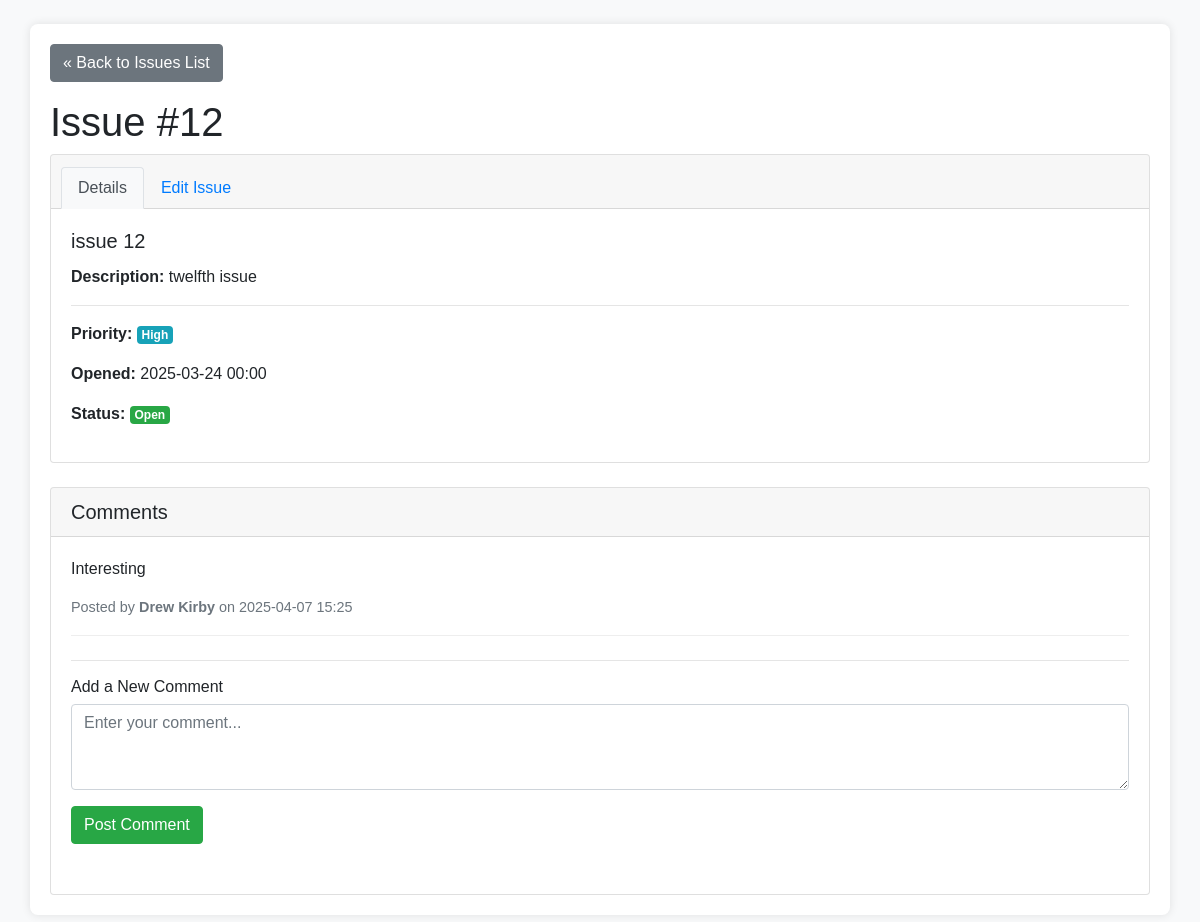
Page /view_issue.php?id=12 (signed in) on the committed database.
### tables this page shows
CREATE TABLE `issues` (
  `id` int(11) NOT NULL AUTO_INCREMENT,
  `issue` varchar(255) NOT NULL,
  `priority` varchar(10) NOT NULL,
  `date_opened` date NOT NULL,
  `date_closed` date DEFAULT NULL,
  `description` text DEFAULT NULL,
  PRIMARY KEY (`id`)
);

CREATE TABLE `comments` (
  `id` int(11) NOT NULL AUTO_INCREMENT,
  `issue_id` int(11) NOT NULL,
  `user_id` int(11) NOT NULL,
  `comment` text NOT NULL,
  `date_posted` datetime NOT NULL,
  PRIMARY KEY (`id`),
  KEY `issue_id` (`issue_id`),
  KEY `user_id` (`user_id`),
  CONSTRAINT `comments_ibfk_1` FOREIGN KEY (`issue_id`) REFERENCES `issues` (`id`),
  CONSTRAINT `comments_ibfk_2` FOREIGN KEY (`user_id`) REFERENCES `users` (`id`)
);

CREATE TABLE `users` (
  `id` int(11) NOT NULL AUTO_INCREMENT,
  `email` varchar(255) NOT NULL,
  `password` varchar(255) DEFAULT NULL,
  `role` enum('admin','user') NOT NULL DEFAULT 'user',
  `created_at` timestamp NOT NULL DEFAULT current_timestamp(),
  `first_name` varchar(255) NOT NULL,
  `last_name` varchar(255) NOT NULL,
  PRIMARY KEY (`id`),
  UNIQUE KEY `email` (`email`)
);

### view_issue.php (the view, shortened to what this page needs)
<?php
require 'database/database.php';
$issueId = (int)$_GET['id'];
try {
    $stmt_issue = $pdo->prepare("SELECT * FROM issues WHERE id = :id");
    $stmt_issue->execute(['id' => $issueId]);
    $issue = $stmt_issue->fetch();
    $isClosed = !empty($issue['date_closed']);
    $stmt_comments = $pdo->prepare("
        SELECT c.comment, c.date_posted, u.first_name, u.last_name
        FROM comments c
        JOIN users u ON c.user_id = u.id
        WHERE c.issue_id = :issueId
        ORDER BY c.date_posted ASC
    ");
    $stmt_comments->execute(['issueId' => $issueId]);
    $comments = $stmt_comments->fetchAll();
} catch (PDOException $e) {
    error_log("Error fetching issue/comments for view_issue.php (ID: $issueId): " . $e->getMessage());
    $fetchError = 'Error retrieving issue data. Please try again later.';
    $issue = null;
    $comments = [];
}
?>
<!DOCTYPE html>
<html lang="en">
<head>
    <link rel="stylesheet" href="https://maxcdn.bootstrapcdn.com/bootstrap/4.5.2/css/bootstrap.min.css">
    <link rel="stylesheet" href="styles.css">
</head>
<body>
<div class="container mt-4 mb-5">
    <a href="index.php" class="btn btn-secondary mb-3">« Back to Issues List</a>
    <?php if (isset($fetchError)): ?>
        <div class="alert alert-danger"><?php echo htmlspecialchars($fetchError); ?></div>
    <?php
          else:
    ?>
    <h1>Issue #<?php echo htmlspecialchars($issue['id']); ?></h1>
    <div class="card mb-4">
         <div class="card-header">
            <ul class="nav nav-tabs card-header-tabs" id="issueTab" role="tablist">
                <li class="nav-item">
                    <a class="nav-link active" id="details-tab" data-toggle="tab" href="#details" role="tab" aria-controls="details" aria-selected="true">Details</a>
                </li>
                <?php if (!$isClosed):  ?>
                <li class="nav-item">
                    <a class="nav-link" id="edit-tab" data-toggle="tab" href="#edit" role="tab" aria-controls="edit" aria-selected="false">Edit Issue</a>
                </li>
                <?php endif; ?>
            </ul>
         </div>
         <div class="card-body tab-content" id="issueTabContent">
             <div class="tab-pane fade show active" id="details" role="tabpanel" aria-labelledby="details-tab">
                 <h5 class="card-title"><?php echo htmlspecialchars($issue['issue']); ?></h5>
                 <p><strong>Description:</strong> <?php echo nl2br(htmlspecialchars($issue['description'] ?: 'N/A')); ?></p>
                 <hr>
                 <p><strong>Priority:</strong> <span class="badge badge-info"><?php echo htmlspecialchars($issue['priority']); ?></span></p>
                 <p><strong>Opened:</strong> <?php echo htmlspecialchars(date('Y-m-d H:i', strtotime($issue['date_opened']))); ?></p>
                 <p><strong>Status:</strong> <?php echo $isClosed ? 'Closed on ' . htmlspecialchars(date('Y-m-d H:i', strtotime($issue['date_closed']))) : '<span class="badge badge-success">Open</span>'; ?></p>
             </div>
         </div>
    </div>
    <div class="card">
         <div class="card-header">
             <h5 class="mb-0">Comments</h5>
         </div>
         <div class="card-body">
            <div class="mb-4" id="commentsArea">
                <?php if (empty($comments)): ?>
                    <p class="text-muted">No comments have been posted yet.</p>
                <?php else: ?>
                    <?php foreach ($comments as $comment): ?>
                        <div class="comment-item">
                            <p><?php echo nl2br(htmlspecialchars($comment['comment'])); ?></p>
                            <p class="comment-meta mb-0">
                                Posted by <strong><?php echo htmlspecialchars($comment['first_name'] . ' ' . $comment['last_name']); ?></strong>
                                on <?php echo htmlspecialchars(date('Y-m-d H:i', strtotime($comment['date_posted']))); ?>
                            </p>
                        </div>
                    <?php endforeach; ?>
                <?php endif; ?>
            </div>
            <?php if (!$isClosed): ?>
            <hr>
            <h6>Add a New Comment</h6>
             <form action="view_issue.php?id=<?php echo $issueId; ?>" method="POST" class="mt-2">
                 <div class="form-group">
                     <textarea name="comment_text" class="form-control" rows="3" placeholder="Enter your comment..." required></textarea>
                 </div>
                 <button type="submit" name="add_comment" class="btn btn-success">Post Comment</button>
             </form>
            <?php else: ?>
                 <p class="text-muted font-italic">Commenting is disabled because this issue is closed.</p>
            <?php endif; ?>
         </div>
    </div>
    <?php endif;  ?>
</div>
</body>
</html>

### styles.css (style rules this page uses)
body { font-family: Arial, sans-serif; background-color: #f8f9fa; margin: 0; padding: 0; }
.container { margin-top: 30px; padding: 20px; background-color: white; border-radius: 8px; box-shadow: 0 0 10px rgba(0, 0, 0, 0.1); }
form { margin-bottom: 20px; }
input, textarea, select, button { margin-bottom: 10px; }

### view_issue.php (style rules this page uses)
.comment-item { margin-bottom: 1rem; padding-bottom: 1rem; border-bottom: 1px solid #eee; }
.comment-meta { font-size: 0.9em; color: #6c757d; }
.card-header-tabs .nav-link.active { background-color: #f8f9fa; border-color: #dee2e6 #dee2e6 #f8f9fa; }

### rows in the picture
issues: id "12", issue "issue 12", description "twelfth issue", priority "High", date_opened "2025-03-24 00:00"
comments: comment "Interesting", user.last_name "Drew Kirby", date_posted "2025-04-07 15:25"
